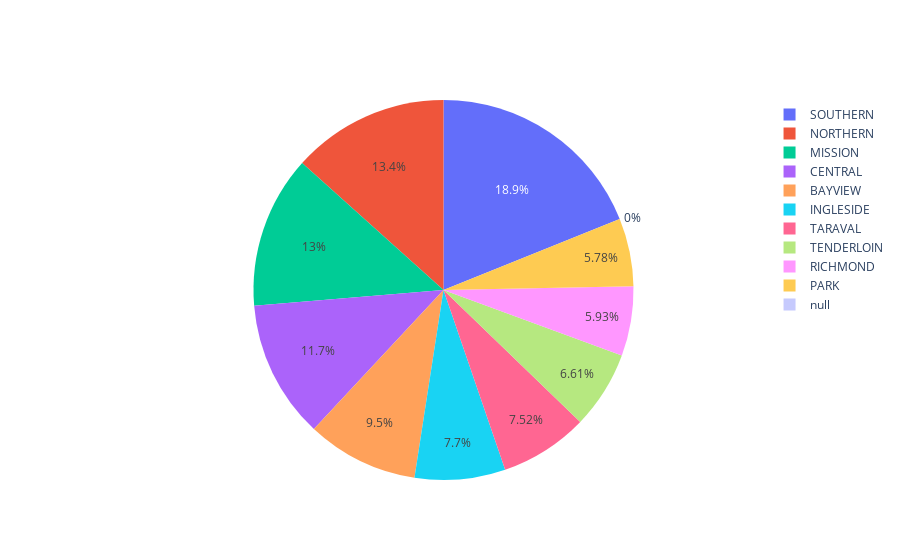

Notebook code for this chart:
### Markdown cell above
# pichart showing percentage of crime in specific regions

### Code cell
labels = crime_df.department_district.unique()
values=[]
for each in labels:
    values.append(len(data_frame[crime_df.department_district==each]))

# Use `hole` to create a donut-like pie chart
fig = go.Figure(data=[go.Pie(labels=labels, values=values)])
fig.show()

### Figure 1 — Plotly figure (JSON) as saved in the notebook; plotly's stock layout.template omitted (floating-point values rounded to 4 significant figures)
{"data": [{"labels": ["SOUTHERN", "BAYVIEW", "TENDERLOIN", "MISSION", "NORTHERN", "TARAVAL", "INGLESIDE", "CENTRAL", "RICHMOND", "PARK", null], "type": "pie", "values": [28445, 14303, 9942, 19503, 20100, 11325, 11594, 17666, 8922, 8699, 0]}], "layout": {}}
